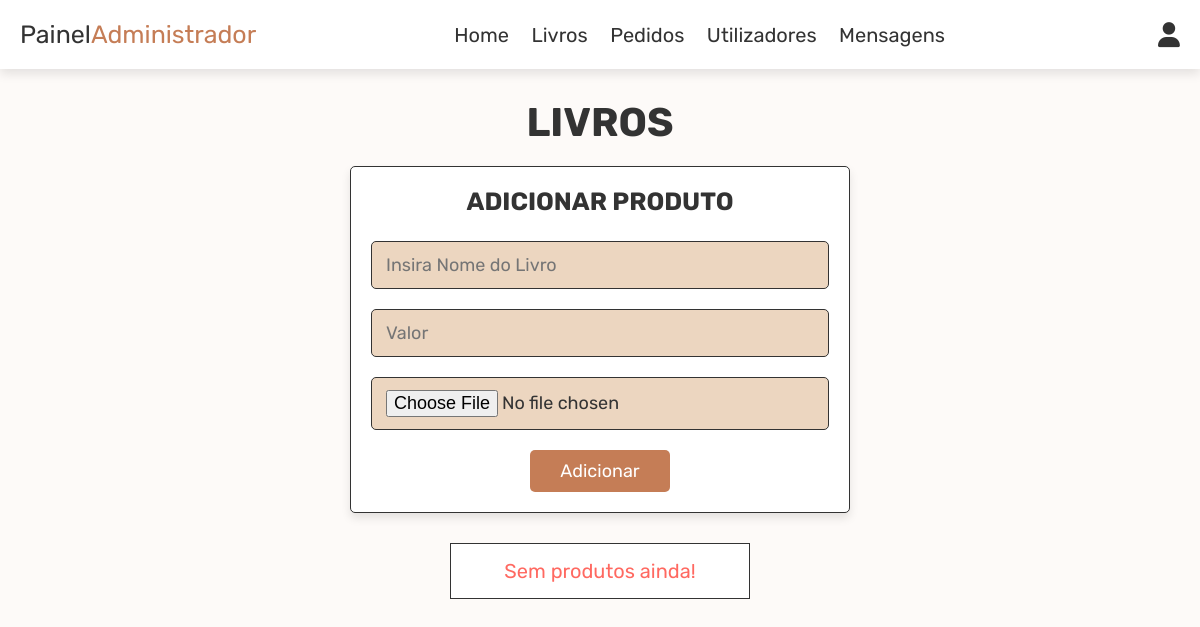
The page /admin_products.php on the database as committed earlier.
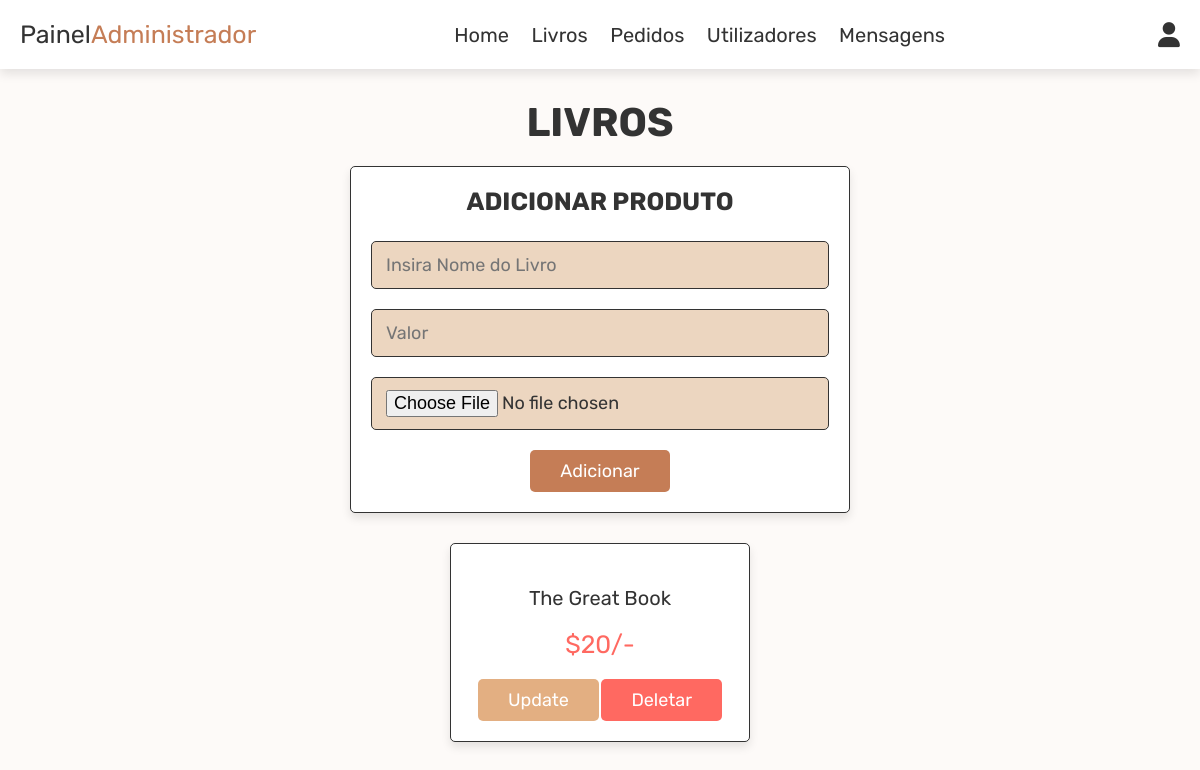
The same page on the database as committed later.
### tables this page shows
CREATE TABLE `products` (
  `id` int(100) NOT NULL,
  `name` varchar(100) NOT NULL,
  `price` int(100) NOT NULL,
  `image` varchar(100) NOT NULL
);

### admin_products.php (the view, shortened to what this page needs)
<?php
 include 'config.php';
?>
<!DOCTYPE html>
<html lang="en">
<head>
   <link rel="stylesheet" href="https://cdnjs.cloudflare.com/ajax/libs/font-awesome/6.0.0/css/all.min.css">
   <link rel="stylesheet" href="css/admin_style.css">
</head>
<body>
<?php include 'admin_header.php'; ?>
 <section class="add-products">
    <h1 class="title">Livros</h1>
    <form action="" method="post" enctype="multipart/form-data">
       <h3>Adicionar Produto</h3>
       <input type="text" name="name" class="box" placeholder="Insira Nome do Livro" required>
       <input type="number" min="0" name="price" class="box" placeholder="Valor" required>
       <input type="file" name="image" accept="image/jpg, image/jpeg, image/png" class="box" required>
       <input type="submit" value="Adicionar" name="add_product" class="btn">
     </form>
 </section>
 <section class="show-products">
    <div class="box-container">
       <?php
          $select_products = mysqli_query($conn, "SELECT * FROM `products`") or die('query failed');
          if(mysqli_num_rows($select_products) > 0){
             while($fetch_products = mysqli_fetch_assoc($select_products)){
                ?>
                <div class="box">
                   <div class="name"><?php echo $fetch_products['name']; ?></div>
                   <div class="price">$<?php echo $fetch_products['price']; ?>/-</div>
                   <a href="admin_products.php?update=<?php echo $fetch_products['id']; ?>" class="option-btn">Update</a>
                   <a href="admin_products.php?delete=<?php echo $fetch_products['id']; ?>" class="delete-btn" onclick="return confirm('Deletar esse produto?');">Deletar</a>
                 </div>
                 <?php
               }
            }else{
             echo '<p class="empty">Sem produtos ainda!</p>';
            }
         ?>
     </div>
 </section>
</body>
</html>

### admin_header.php (shortened to what this page needs)
<header class="header">
   <div class="flex">
      <a href="admin_page.php" class="logo">Painel<span>Administrador</span></a>
      <nav class="navbar">
         <a href="admin_page.php">Home</a>
         <a href="admin_products.php">Livros</a>
         <a href="admin_orders.php">Pedidos</a>
         <a href="admin_users.php">Utilizadores</a>
         <a href="admin_contacts.php">Mensagens</a>
      </nav>
      <div class="icons">
         <div id="user-btn" class="fas fa-user"></div>
      </div>
   </div>
</header>

### css/admin_style.css (style rules this page uses)
:root { --purple:#c57d56; --red:#ff6961; --orange:#e3af82; --black:#333; --white:#fff; --light-color:#bf9780; --light-white:#d8af97; --light-bg:#ecd6c0; --border:.1rem solid var(--black); --box-shadow:0 .5rem 1rem rgba(0,0,0,.1); }
* { font-family: 'Rubik', sans-serif; margin:0; padding:0; box-sizing: border-box; outline: none; border:none; text-decoration: none; transition:all .2s linear; }
html { font-size: 62.5%; overflow-x: hidden; }
body { background-color: #fdfaf8; }
section { padding:3rem 2rem; }
.title { text-align: center; margin-bottom: 2rem; text-transform: uppercase; color:var(--black); font-size: 4rem; }
.btn, .option-btn, .delete-btn, .white-btn { display: inline-block; margin-top: 1rem; padding:1rem 3rem; cursor: pointer; color:var(--white); font-size: 1.8rem; border-radius: .5rem; text-transform: capitalize; }
.white-btn, .btn { background-color: var(--purple); }
.option-btn { background-color: var(--orange); }
.delete-btn { background-color: var(--red); }
.header { position: sticky; top:0; left:0; right:0; z-index: 1000; background-color: var(--white); box-shadow: var(--box-shadow); }
.header .flex { display: flex; align-items: center; padding:2rem; justify-content: space-between; position: relative; max-width: 1200px; margin:0 auto; }
.header .flex .logo { font-size: 2.5rem; color:var(--black); }
.header .flex .logo span { color:var(--purple); }
.header .flex .navbar a { margin:0 1rem; font-size: 2rem; color:var(--black); }
.header .flex .icons div { margin-left: 1.5rem; font-size: 2.5rem; cursor: pointer; color:var(--black); }
.add-products form { background-color: var(--white); border-radius: .5rem; padding:2rem; text-align: center; box-shadow: var(--box-shadow); border:var(--border); max-width: 50rem; margin:0 auto; }
.add-products form h3 { font-size: 2.5rem; text-transform: uppercase; color:var(--black); margin-bottom: 1.5rem; }
.add-products form .box { width: 100%; background-color: var(--light-bg); border-radius: .5rem; margin:1rem 0; padding:1.2rem 1.4rem; color:var(--black); font-size: 1.8rem; border:var(--border); }
.show-products .box-container { display: grid; grid-template-columns: repeat(auto-fit, 30rem); justify-content: center; gap:1.5rem; max-width: 1200px; margin:0 auto; align-items: flex-start; }
.show-products { padding-top: 0; }
.show-products .box-container .box { text-align: center; padding:2rem; border-radius: .5rem; border:var(--border); box-shadow: var(--box-shadow); background-color: var(--white); }
.show-products .box-container .box .name { padding:1rem 0; font-size: 2rem; color:var(--black); }
.show-products .box-container .box .price { padding:1rem 0; font-size: 2.5rem; color:var(--red); }
.empty { padding:1.5rem; text-align: center; border:var(--border); background-color: var(--white); color:var(--red); font-size: 2rem; }

Rows that differ between the two databases and show on the page:
added products: name "The Great Book", price "20"
Other text that changed with them:
text no longer shown: "Sem produtos ainda!"
